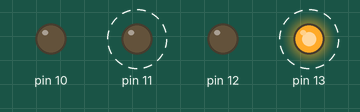
Simulated run of this sketch. Board: Arduino Uno, built with avr-gcc and run on an emulated ATmega328P. Parts: output pins drawn as LEDs (lit = HIGH). Dashed ring = blinking.

Above: at 0.5 s.
Timing chart, 0 to 4.6 s (numbered marks = the images above):
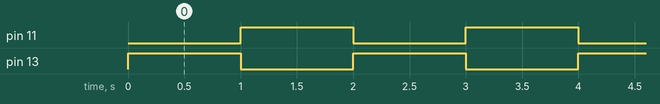

The sketch:

Blink5.ino
```cpp
void setup() {
    pinMode(13, OUTPUT);
    pinMode(12, OUTPUT);
    pinMode(11, OUTPUT);
    pinMode(10, OUTPUT);
    digitalWrite(12, LOW);
    digitalWrite(10, LOW);
}

void loop() {
    digitalWrite(13, HIGH);
    digitalWrite(11, LOW);
    delay(1000);
    digitalWrite(13, LOW);
    digitalWrite(11, HIGH);
    delay(1000);
}
```

Measured:
- by itself, pin 11, pin 13: alternates HIGH for 1.0 s and LOW for 1.0 s
